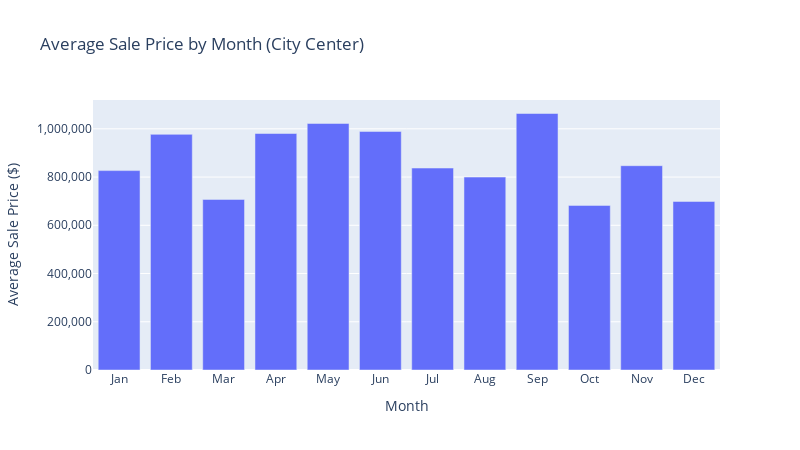

Notebook code for this chart:
### Code cell
import plotly.express as px

# Extract month number
df_client['sold_in_month'] = df_client['date'].dt.month

# Map month numbers to names
month_map = {
    1:'Jan', 2:'Feb', 3:'Mar', 4:'Apr', 5:'May', 6:'Jun',
    7:'Jul', 8:'Aug', 9:'Sep', 10:'Oct', 11:'Nov', 12:'Dec'
}

df_client['month_name'] = df_client['sold_in_month'].map(month_map)

# Calculate average price per month
monthly_avg_price = (
    df_client
    .groupby('month_name', as_index=False)['price']
    .mean()
)

# Ensure correct month order
month_order = ['Jan','Feb','Mar','Apr','May','Jun',
               'Jul','Aug','Sep','Oct','Nov','Dec']

fig = px.bar(
    monthly_avg_price,
    x='month_name',
    y='price',
    category_orders={'month_name': month_order},
    labels={
        'month_name': 'Month',
        'price': 'Average Sale Price ($)'
    },
    title='Average Sale Price by Month (City Center)',
    width=800,
    height=450
)

# Clean price formatting
fig.update_yaxes(tickformat=",")
fig.show()

### Figure 1 — Plotly figure (JSON) as saved in the notebook; plotly's stock layout.template omitted (floating-point values rounded to 4 significant figures)
{"data": [{"hovertemplate": "Month=%{x}<br>Average Sale Price ($)=%{y}<extra></extra>", "legendgroup": "", "marker": {"color": "#636efa", "pattern": {"shape": ""}}, "name": "", "orientation": "v", "showlegend": false, "textposition": "auto", "type": "bar", "x": ["Apr", "Aug", "Dec", "Feb", "Jan", "Jul", "Jun", "Mar", "May", "Nov", "Oct", "Sep"], "xaxis": "x", "y": [980500.0, 799900.0, 698900.0, 977000.0, 826800.0, 837300.0, 989100.0, 707200.0, 1022000.0, 847100.0, 682500.0, 1064000.0], "yaxis": "y"}], "layout": {"barmode": "relative", "height": 450, "legend": {"tracegroupgap": 0}, "title": {"text": "Average Sale Price by Month (City Center)"}, "width": 800, "xaxis": {"anchor": "y", "categoryarray": ["Jan", "Feb", "Mar", "Apr", "May", "Jun", "Jul", "Aug", "Sep", "Oct", "Nov", "Dec"], "categoryorder": "array", "domain": [0, 1], "title": {"text": "Month"}}, "yaxis": {"anchor": "x", "domain": [0, 1], "tickformat": ",", "title": {"text": "Average Sale Price ($)"}}}}
